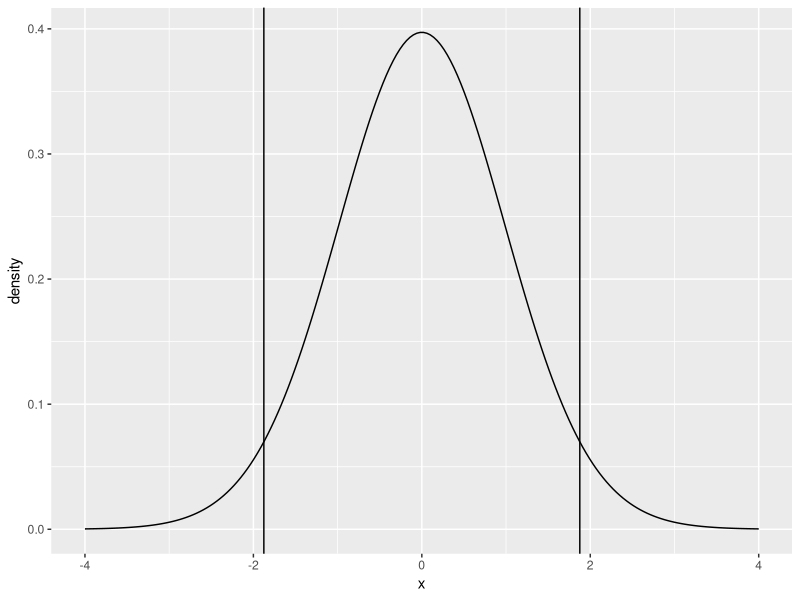

This figure's R source: (Note: this script raises an error after producing the figure.)
## ---- chunk 1
knitr::opts_chunk$set(echo = TRUE, eval = FALSE, message = FALSE, warning = FALSE)
set.seed(42)
## ---- chunk 2
library(tidyverse)
# t 분포 데이터 생성
# 
x_vals <- seq(-4, 4, length.out = 200)
t_dist <- dt(x_vals, df = 58)
plot_data <- data.frame(x = x_vals, density = t_dist)
ggplot(plot_data, aes(x, density)) +
  geom_line() +
  geom_vline(xintercept = 1.8758) +
  geom_vline(xintercept = -1.8758) 
## ---- chunk 3
data <- matrix(c(30, 10, 20, 20, 30, 40), 
               nrow=3, byrow=TRUE)
colnames(data) <- c("A1", "A2", "A3")
rownames(data) <- c("B1", "B2")
data <- as.table(data)
chisq.test(data)
## ---- chunk 4
# 카이제곱 분포 데이터
x_vals <- seq(0, 20, length.out = 200)
chi_dist <- dchisq(x_vals, df = 2)
plot_data <- data.frame(x = x_vals, density = chi_dist)
ggplot(plot_data, aes(x, density)) +
  geom_line() +
  geom_vline(xintercept = 10.81)
## ---- chunk 5
lm_fit = lm(cognitive_score ~ age + sex + insurance_quartile + num_comorbidities + bmi + depression_dx + outpatient_visits, data = df)
summary(lm_fit)
## ---- chunk 6
cox_fit <- coxph(Surv(time_to_dementia, event) ~ medication_adherence, data = df)
summary(cox_fit)
## ---- chunk 7
set.seed(123)
data1 = rnorm(10, mean = 55, sd = 5)
data2 = rnorm(10, mean = 50, sd = 5)
df <- data.frame(
  group = rep(c("Treatment", "Control"), each = 10),
  score = c(data1, data2)
)
## ---- chunk 8
t.test(score ~ group, data = df, var.equal = TRUE) # 또는 var.equal = FALSE(웰치)
wilcox.test(score ~ group, data = df)
## ---- chunk 9
tab <- matrix(c(12, 5, 7, 8), nrow = 2)
colnames(tab) = c("Drug", "Placebo")
rownames(tab) = c("Improved", "Not Improved")
tab
## ---- chunk 10
chisq.test(tab)
fisher.test(tab)
